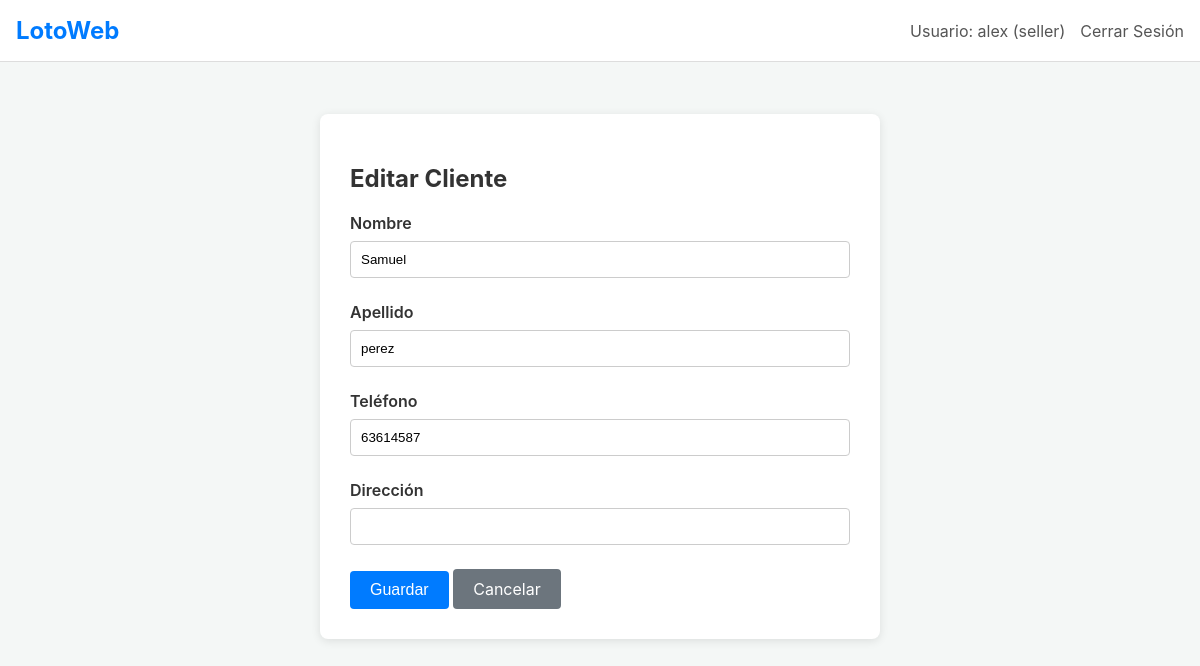
/clients/edit/1 (signed in), run on the app's committed database.
### tables this page shows
CREATE TABLE users (
    id INTEGER PRIMARY KEY AUTOINCREMENT,
    username TEXT UNIQUE NOT NULL,
    password TEXT NOT NULL,
    role TEXT NOT NULL, -- 'admin' or 'seller'
    name TEXT,
    phone TEXT,
    province TEXT,
    commission_percentage REAL,
    join_date TIMESTAMP NOT NULL DEFAULT CURRENT_TIMESTAMP
);

CREATE TABLE clients (
    id INTEGER PRIMARY KEY AUTOINCREMENT,
    name TEXT NOT NULL,
    last_name TEXT,
    phone TEXT,
    address TEXT,
    seller_id INTEGER NOT NULL,
    join_date TIMESTAMP NOT NULL DEFAULT CURRENT_TIMESTAMP,
    FOREIGN KEY (seller_id) REFERENCES users (id)
);

### app.py (the view, shortened to what this page needs)
@app.route('/clients/edit/<int:client_id>', methods=['GET', 'POST'])
@login_required
def edit_client(client_id):
    conn = get_db_connection()
    if session['user_role'] == 'seller':
        client = conn.execute('SELECT * FROM clients WHERE id = ? AND seller_id = ?', (client_id, session['user_id'])).fetchone()
    else: # Admin can edit any client
        client = conn.execute('SELECT * FROM clients WHERE id = ?', (client_id,)).fetchone()
    if client is None:
        flash('Cliente no encontrado o no tiene permiso para editarlo.', 'danger')
        conn.close()
        return redirect(url_for('list_clients'))
    sellers = conn.execute('SELECT id, name FROM users WHERE role = ?', ('seller',)).fetchall()
    conn.close()
    return render_template('client_form.html', form_action='edit', client=client, sellers=sellers)

### app.py (called while the page is built)
def login_required(f):
    @wraps(f)
    def decorated_function(*args, **kwargs):
        if 'user_id' not in session:
            return redirect(url_for('login'))
        return f(*args, **kwargs)
    return decorated_function

### database.py (called while the page is built)
def get_db_connection():
    if 'DATABASE_URL' in os.environ:
        conn = psycopg2.connect(os.environ['DATABASE_URL'])
    else:
        conn = sqlite3.connect('lottery.db')
        conn.row_factory = sqlite3.Row
    return conn

### templates/client_form.html (shortened to what this page needs)
{% extends 'layout.html' %}
{% block content %}
<div class="form-container">
    <h2>
        {% if form_action == 'create' %}
            Crear Nuevo Cliente
        {% else %}
            Editar Cliente
        {% endif %}
    </h2>
    <form method="post">
        <div class="form-group">
            <label for="name">Nombre</label>
            <input type="text" id="name" name="name" value="{{ client['name'] if client else '' }}" required>
        </div>
        <div class="form-group">
            <label for="last_name">Apellido</label>
            <input type="text" id="last_name" name="last_name" value="{{ client['last_name'] if client else '' }}">
        </div>
        <div class="form-group">
            <label for="phone">Teléfono</label>
            <input type="text" id="phone" name="phone" value="{{ client['phone'] if client else '' }}">
        </div>
        <div class="form-group">
            <label for="address">Dirección</label>
            <input type="text" id="address" name="address" value="{{ client['address'] if client else '' }}">
        </div>
        <div class="form-actions">
            <button type="submit" class="btn">Guardar</button>
            <a href="{{ url_for('list_clients') }}" class="btn btn-secondary">Cancelar</a>
        </div>
    </form>
</div>
{% endblock %}

### templates/layout.html (shortened to what this page needs)
<!doctype html>
<html lang="es">
  <head>
    <link rel="stylesheet" href="{{ url_for('static', filename='style.css') }}">
  </head>
  <body>
    <nav class="navbar">
        <a href="{{ url_for('index') }}" class="navbar-brand">LotoWeb</a>
        {% if 'user_id' in session %}
            <div class="navbar-menu">
                <span class="navbar-item">Usuario: {{ session['username'] }} ({{ session['user_role'] }})</span>
                <a href="{{ url_for('logout') }}" class="navbar-item">Cerrar Sesión</a>
            </div>
        {% endif %}
    </nav>
    <div class="container">
        {% block content %}{% endblock %}
    </div>
  </body>
</html>

### static/style.css (style rules this page uses)
body { font-family: -apple-system, BlinkMacSystemFont, "Segoe UI", Roboto, "Helvetica Neue", Arial, sans-serif; margin: 0; background-color: #f4f7f6; color: #333; }
.container { padding: 20px; max-width: 1200px; margin: 0 auto; }
.navbar { background-color: #ffffff; padding: 1rem; border-bottom: 1px solid #ddd; display: flex; justify-content: space-between; align-items: center; }
.navbar-brand { font-size: 1.5rem; font-weight: bold; color: #007bff; text-decoration: none; }
.navbar-menu { display: flex; align-items: center; }
.navbar-item { margin-left: 15px; color: #555; text-decoration: none; }
.form-container { background: #fff; padding: 30px; border-radius: 8px; box-shadow: 0 2px 10px rgba(0,0,0,0.1); max-width: 500px; margin: 2rem auto; }
.form-group { margin-bottom: 1.5rem; }
.form-group label { display: block; margin-bottom: 8px; font-weight: 600; }
.form-group input, .form-group select { width: 100%; padding: 10px; border: 1px solid #ccc; border-radius: 4px; box-sizing: border-box; }
.btn { display: inline-block; background-color: #007bff; color: #fff; padding: 10px 20px; border: none; border-radius: 4px; cursor: pointer; text-decoration: none; font-size: 1rem; text-align: center; }
.btn-secondary { background-color: #6c757d; }

### data on the page
users: username "alex"
clients: name "Samuel", last_name "perez", phone "63614587"

### other printed values
{{ session['user_role'] }} "seller"
